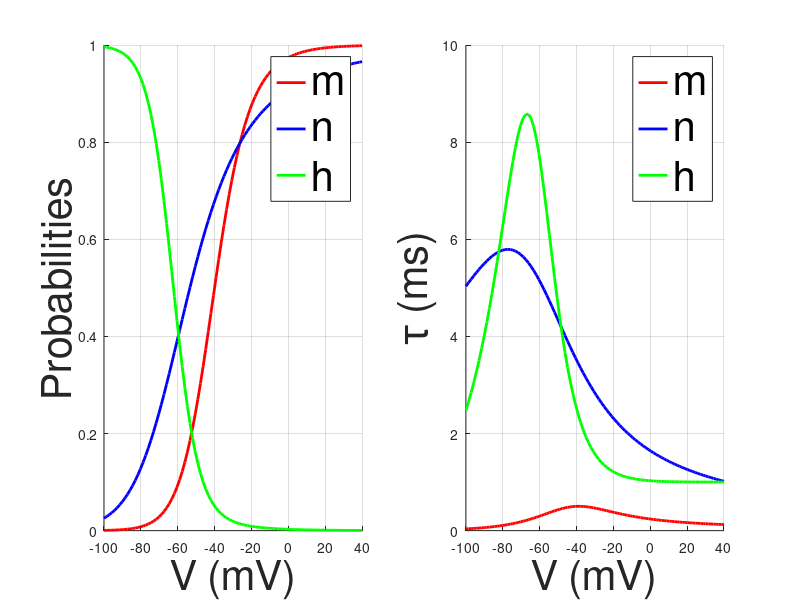

This figure's MATLAB source:
alpha_n = @(V) 0.01.*((V + 55)./(1 - exp(-(V + 55)/10)));
beta_n = @(V) 0.125.*exp(-(V + 65)/80);
alpha_m = @(V) 0.1.*((V + 40)./(1 - exp(-(V + 40)/10)));
beta_m = @(V) 4.*exp(-(V + 65)./18);
alpha_h = @(V) 0.07.*exp(-(V + 65)/20);
beta_h = @(V) 1./(1 + exp(-(V+35)/10));

m_inf = @(V) alpha_m(V)./(alpha_m(V) + beta_m(V));
n_inf = @(V) alpha_n(V)./(alpha_n(V) + beta_n(V));
h_inf = @(V) alpha_h(V)./(alpha_h(V) + beta_h(V));

tau_m = @(V) 1./(alpha_m(V) + beta_m(V));
tau_n = @(V) 1./(alpha_n(V) + beta_n(V));
tau_h = @(V) 1./(alpha_h(V) + beta_h(V));

V = linspace(-100,40);

figure(1)
subplot(1,2,1)
hold on
grid on
line_width = 2;
font_size = 30;
plot(V,m_inf(V),'LineWidth',line_width,'Color','r')
plot(V,n_inf(V),'LineWidth',line_width,'Color','b')
plot(V,h_inf(V),'LineWidth',line_width,'Color','g')
legend({'m','n','h'},'Location','best','FontSize',font_size)
xlabel('V (mV)','FontSize',font_size)
ylabel('Probabilities','FontSize',font_size)
hold off


subplot(1,2,2)
hold on
grid on
plot(V,tau_m(V),'LineWidth',line_width,'Color','r')
plot(V,tau_n(V),'LineWidth',line_width,'Color','b')
plot(V,tau_h(V),'LineWidth',line_width,'Color','g')
legend({'m','n','h'},'Location','best','FontSize',font_size)
xlabel('V (mV)','FontSize',font_size)
ylabel('\tau (ms)','FontSize',font_size)

hold off